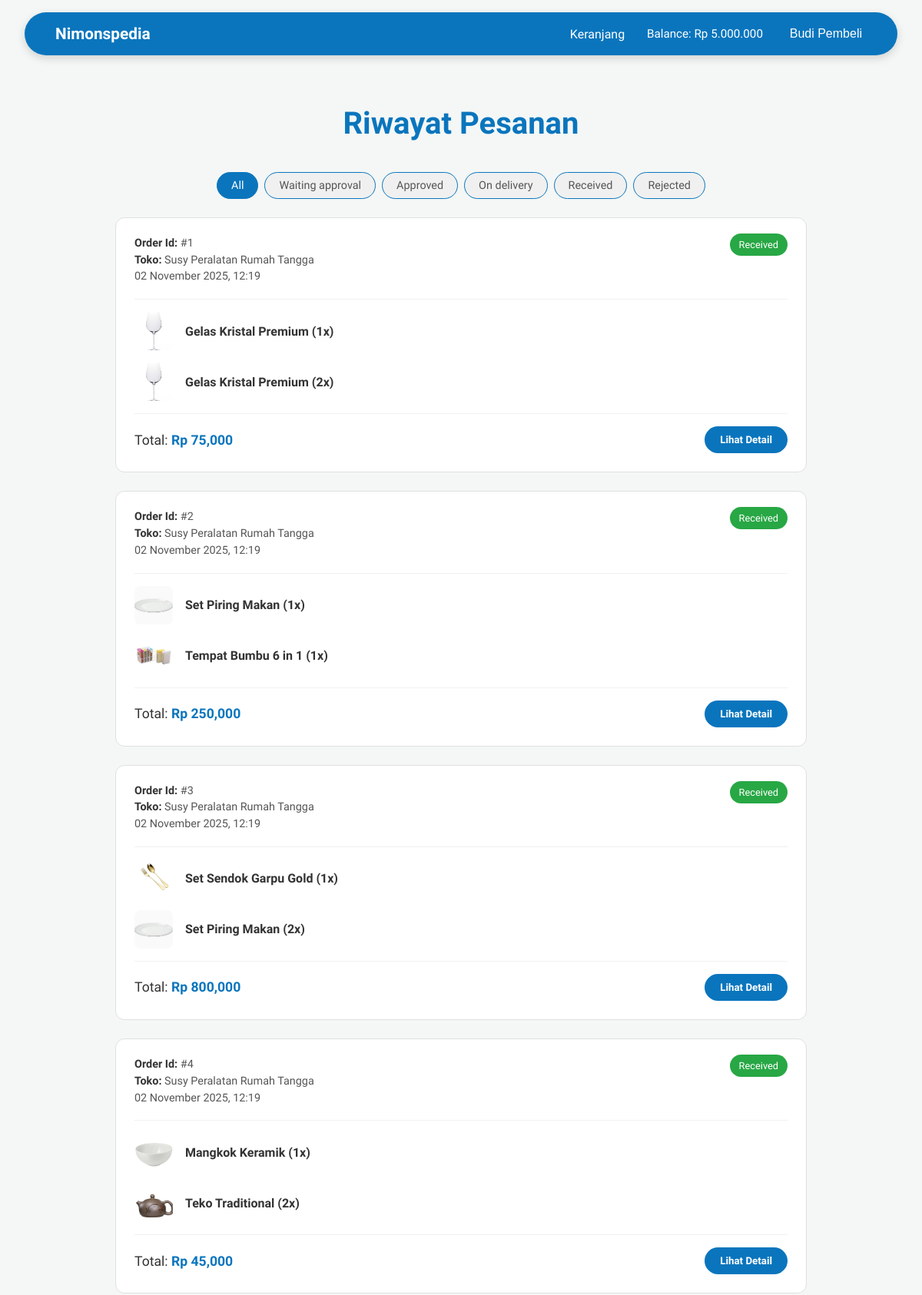
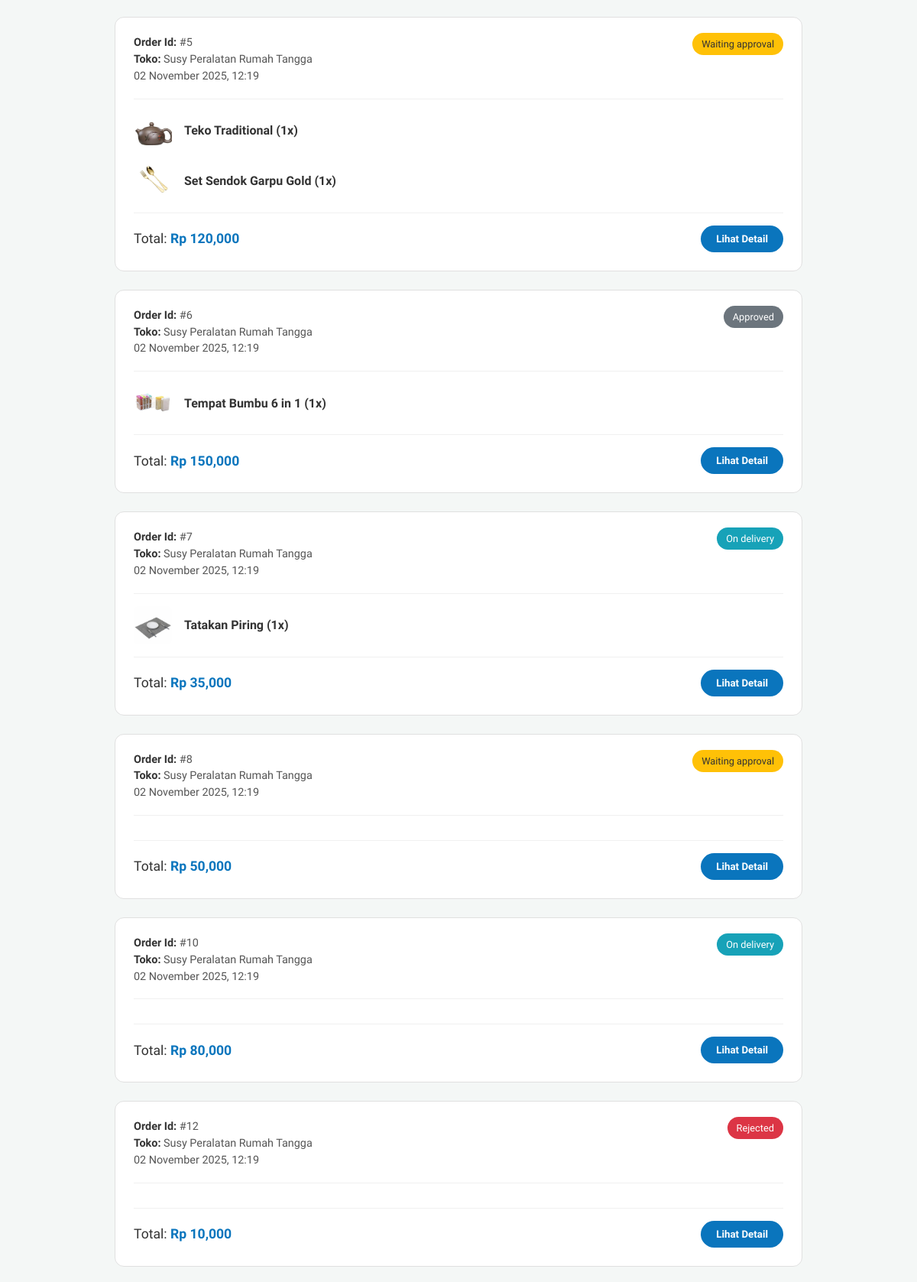
/php/src/public/buyer/orders.php (signed in), run on the app's committed database (2 pictures, top to bottom).
### tables this page shows
CREATE TABLE IF NOT EXISTS orders (
    order_id INT AUTO_INCREMENT PRIMARY KEY,
    buyer_id INT NOT NULL,
    store_id INT NOT NULL,
    total_price INT NOT NULL,
    shipping_address TEXT NOT NULL,
    status ENUM('waiting_approval', 'approved', 'rejected', 'on_delivery', 'received')
        DEFAULT 'waiting_approval',
    reject_reason TEXT DEFAULT NULL,
    confirmed_at DATETIME DEFAULT NULL,
    delivery_time DATETIME DEFAULT NULL,
    received_at DATETIME DEFAULT NULL,
    created_at DATETIME DEFAULT CURRENT_TIMESTAMP,
    FOREIGN KEY (buyer_id) REFERENCES users(user_id),
    FOREIGN KEY (store_id) REFERENCES stores(store_id)
);

CREATE TABLE IF NOT EXISTS stores (
    store_id INT AUTO_INCREMENT PRIMARY KEY,
    user_id INT NOT NULL UNIQUE,
    store_name VARCHAR(255) NOT NULL UNIQUE,
    store_description TEXT,
    store_logo_path VARCHAR(255),
    balance INT DEFAULT 0,
    created_at DATETIME DEFAULT CURRENT_TIMESTAMP,
    updated_at DATETIME DEFAULT CURRENT_TIMESTAMP ON UPDATE CURRENT_TIMESTAMP,
    FOREIGN KEY (user_id) REFERENCES users(user_id)
);

CREATE TABLE IF NOT EXISTS order_items (
    order_item_id INT AUTO_INCREMENT PRIMARY KEY,
    order_id INT NOT NULL,
    product_id INT NOT NULL,
    quantity INT NOT NULL,
    price_at_order INT NOT NULL,
    subtotal INT NOT NULL,
    FOREIGN KEY (order_id) REFERENCES orders(order_id),
    FOREIGN KEY (product_id) REFERENCES products(product_id)
);

CREATE TABLE IF NOT EXISTS products (
    product_id INT AUTO_INCREMENT PRIMARY KEY,
    store_id INT NOT NULL,
    product_name VARCHAR(255) NOT NULL,
    description TEXT,
    price INT NOT NULL,
    stock INT DEFAULT 0,
    main_image_path VARCHAR(255),
    created_at DATETIME DEFAULT CURRENT_TIMESTAMP,
    updated_at DATETIME DEFAULT CURRENT_TIMESTAMP ON UPDATE CURRENT_TIMESTAMP,
    deleted_at DATETIME DEFAULT NULL,
    FOREIGN KEY (store_id) REFERENCES stores(store_id)
);

### php/src/app/models/order.php (called while the page is built, shortened)
<?php
class Order {
    private $conn;
    public function __construct($conn) {
        $this->conn = $conn;
    }
    public function getOrderHistory(int $buyerId, string $filterStatus = 'all'): array {
        $orders = [];
        $sql = "
            SELECT
                o.order_id,
                o.created_at,
                o.total_price,
                o.status,
                o.shipping_address,
                o.reject_reason,
                o.delivery_time,
                s.store_name
            FROM orders o
            JOIN stores s ON o.store_id = s.store_id
            WHERE o.buyer_id = ?
        ";
        $sql .= " ORDER BY o.created_at DESC";
        $stmt = $this->conn->prepare($sql);
        if ($filterStatus !== 'all' && $filterStatus !== '') {
            $stmt->bind_param("is", $buyerId, $filterStatus);
        } else {
            $stmt->bind_param("i", $buyerId);
        }
        $stmt->execute();
        $result = $stmt->get_result();
        $orderIds = [];
        while($row = $result->fetch_assoc()) {
            $orders[$row['order_id']] = $row;
            $orders[$row['order_id']]['items'] = [];
            $orderIds[] = $row['order_id'];
        }
        $ids = implode(',', $orderIds);
        $itemSql = "
            SELECT
                oi.order_id,
                oi.quantity,
                oi.price_at_order,
                p.product_name,
                p.main_image_path
            FROM order_items oi
            JOIN products p ON oi.product_id = p.product_id
            WHERE oi.order_id IN ($ids)
        ";
        $itemResult = $this->conn->query($itemSql);
        while($itemRow = $itemResult->fetch_assoc()) {
            $orders[$itemRow['order_id']]['items'][] = $itemRow;
        }
        return $orders;
    }
}

### php/src/public/buyer/orders.php (the view, shortened to what this page needs)
<?php
include_once(__DIR__ . '/../../app/config/db.php');
include_once(__DIR__ . '/../../app/models/order.php');
$orderModel = new Order($conn);
$filterStatus = $_GET['status'] ?? 'all';
$displayOrder = ['all', 'waiting_approval', 'approved', 'on_delivery', 'received', 'rejected'];
$orders = $orderModel->getOrderHistory($_SESSION['user_id'], $filterStatus);
?>
<!DOCTYPE html>
<html lang="en">
<head>
    <link rel="stylesheet" href="../assets/css/orders.css">
</head>
<body>
    <?php include_once(__DIR__ . '/../../app/components/navbar.php'); ?>
    <div class="container">
        <h1>Riwayat Pesanan</h1>
        <div class="filter-tabs">
            <?php foreach ($displayOrder as $status): ?>
                <a href="?status=<?= $status ?>" class="<?= $filterStatus === $status ? 'active' : '' ?>">
                    <?= $status === 'all' ? 'All' : ucfirst(str_replace('_', ' ', $status)) ?>
                </a>
            <?php endforeach; ?>
        </div>
        <div class="order-list">
            <?php if (empty($orders)): ?>
                <div class="empty-state">
                    <p>Belum ada riwayat pesanan</p>
                </div>
            <?php else: ?>
                <?php foreach ($orders as $order): ?>
                    <div class="order-card">
                        <div class="order-header">
                            <div>
                                <p><strong>Order Id:</strong> #<?= htmlspecialchars($order['order_id']) ?></p>
                                <p><strong>Toko:</strong> <?= htmlspecialchars($order['store_name']) ?></p>
                                <p><?= date('d F Y, H:i', strtotime($order['created_at'])) ?></p>
                            </div>
                            <div class="order-status">
                                <span class="status-badge status-<?= strtolower($order['status']) ?>"><?= ucfirst(str_replace('_', ' ', $order['status'])) ?></span>
                            </div>
                        </div>
                        <div class="order-body">
                            <?php foreach ($order['items'] as $item): ?>
                                <div class="order-item-summary">
                                    <img src="<?= htmlspecialchars($item['main_image_path']) ?>" alt="product">
                                    <p><?= htmlspecialchars($item['product_name']) ?> (<?= $item['quantity'] ?>x)</p>
                                </div>
                            <?php endforeach; ?>
                        </div>
                        <div class="order-footer">
                            <p>Total: <strong>Rp <?= number_format($order['total_price']) ?></strong></p>
                            <button class="btn-detail">Lihat Detail</button>
                        </div>
                    </div>
                <?php endforeach; ?>
            <?php endif; ?>
        </div>
    </div>
</body>
</html>

### php/src/public/assets/css/orders.css (style rules this page uses)
body { font-family: 'Plus Jakarta Sans', sans-serif; margin: 0; background: #FFFFFF; color: #333; padding-top: 90px; }
.container { max-width: 900px; margin: 0 auto; padding: 20px; }
h1 { font-size: 2.5rem; font-weight: 700; color: #0A75BD; text-align: center; margin-bottom: 2.5rem; }
.filter-tabs { display: flex; flex-wrap: wrap; gap: 8px; margin-bottom: 1.5rem; justify-content: center; }
.filter-tabs a { padding: 8px 18px; text-decoration: none; background: #f0f0f0; color: #555; border-radius: 999px; border: 0.5px solid #0A75BD; font-size: 0.9rem; font-weight: 400; transition: background-color 0.2s, color 0.2s; }
.filter-tabs a.active { background: #0A75BD; color: white; }
.order-list { display: flex; flex-direction: column; gap: 1.5rem; }
.order-card { background: #fff; border-radius: 12px; padding: 1.5rem; border: 1px solid #e0e0e0; position: relative; transition: box-shadow 0.2s; }
.order-header { display: flex; justify-content: space-between; align-items: flex-start; padding-bottom: 1rem; margin-bottom: 1rem; border-bottom: 1px solid #f0f0f0; }
.order-header p { margin: 0 0 0.3rem 0; color: #555; font-size: 0.9rem; }
.order-header p strong { color: #333; }
.order-status { position: absolute; top: 1.5rem; right: 1.5rem; }
.status-badge { padding: 7px 12px; border-radius: 20px; color: white; font-size: 0.8rem; font-weight: 300; }
.status-waiting_approval { background: #ffc107; color: #333; }
.status-approved { background: #6c757d; }
.status-on_delivery { background: #17a2b8; }
.status-received { background: #28a745; }
.status-rejected { background: #dc3545; }
.order-body { padding-bottom: 1rem; margin-bottom: 1rem; border-bottom: 1px solid #f0f0f0; display: flex; flex-direction: column; gap: 1rem; }
.order-item-summary { display: flex; align-items: center; gap: 1rem; }
.order-item-summary p { color: #333; font-weight: 600; margin: 0; }
.order-item-summary img { width: 50px; height: 50px; border-radius: 8px; object-fit: cover; }
.order-footer { display: flex; justify-content: space-between; align-items: center; }
.order-footer p { margin: 0; font-size: 1.1rem; color: #333; }
.order-footer p strong { color: #0A75BD; }
.btn-detail { background: #0A75BD; color: white; border: none; padding: 10px 20px; border-radius: 999px; cursor: pointer; font-weight: 600; font-family: 'Plus Jakarta Sans', sans-serif; transition: background-color 0.2s; }

### php/src/public/assets/css/navbar.css (style rules this page uses)
body { margin: 0; padding-top: 90px; background-color: #f4f7f6; }

### data on the page
orders: order_id "1", store.store_name "Susy Peralatan Rumah Tangga", created_at "02 November 2025, 12:19", status "Received", total_price "75,000"
order_items: product.main_image_path (picture), product.product_name "Gelas Kristal Premium", quantity "1"
order_items: product.main_image_path (picture), product.product_name "Gelas Kristal Premium", quantity "2"
orders: order_id "2", store.store_name "Susy Peralatan Rumah Tangga", created_at "02 November 2025, 12:19", status "Received", total_price "250,000"
order_items: product.main_image_path (picture), product.product_name "Set Piring Makan", quantity "1"
order_items: product.main_image_path (picture), product.product_name "Tempat Bumbu 6 in 1", quantity "1"
orders: order_id "3", store.store_name "Susy Peralatan Rumah Tangga", created_at "02 November 2025, 12:19", status "Received", total_price "800,000"
order_items: product.main_image_path (picture), product.product_name "Set Sendok Garpu Gold", quantity "1"
order_items: product.main_image_path (picture), product.product_name "Set Piring Makan", quantity "2"
orders: order_id "4", store.store_name "Susy Peralatan Rumah Tangga", created_at "02 November 2025, 12:19", status "Received", total_price "45,000"
order_items: product.main_image_path (picture), product.product_name "Mangkok Keramik", quantity "1"
order_items: product.main_image_path (picture), product.product_name "Teko Traditional", quantity "2"
orders: order_id "5", store.store_name "Susy Peralatan Rumah Tangga", created_at "02 November 2025, 12:19", status "Waiting approval", total_price "120,000"
order_items: product.main_image_path (picture), product.product_name "Teko Traditional", quantity "1"
order_items: product.main_image_path (picture), product.product_name "Set Sendok Garpu Gold", quantity "1"
orders: order_id "6", store.store_name "Susy Peralatan Rumah Tangga", created_at "02 November 2025, 12:19", status "Approved", total_price "150,000"
order_items: product.main_image_path (picture), product.product_name "Tempat Bumbu 6 in 1", quantity "1"
orders: order_id "7", store.store_name "Susy Peralatan Rumah Tangga", created_at "02 November 2025, 12:19", status "On delivery", total_price "35,000"
order_items: product.main_image_path (picture), product.product_name "Tatakan Piring", quantity "1"
orders: order_id "8", store.store_name "Susy Peralatan Rumah Tangga", created_at "02 November 2025, 12:19", status "Waiting approval", total_price "50,000"
orders: order_id "10", store.store_name "Susy Peralatan Rumah Tangga", created_at "02 November 2025, 12:19", status "On delivery", total_price "80,000"
orders: order_id "12", store.store_name "Susy Peralatan Rumah Tangga", created_at "02 November 2025, 12:19", status "Rejected", total_price "10,000"

### other printed values
$balance "5.000.000"
$name "Budi Pembeli"
str_replace('_', ' ', $status) "Waiting approval"
str_replace('_', ' ', $status) "Approved"
str_replace('_', ' ', $status) "On delivery"
str_replace('_', ' ', $status) "Received"
str_replace('_', ' ', $status) "Rejected"
